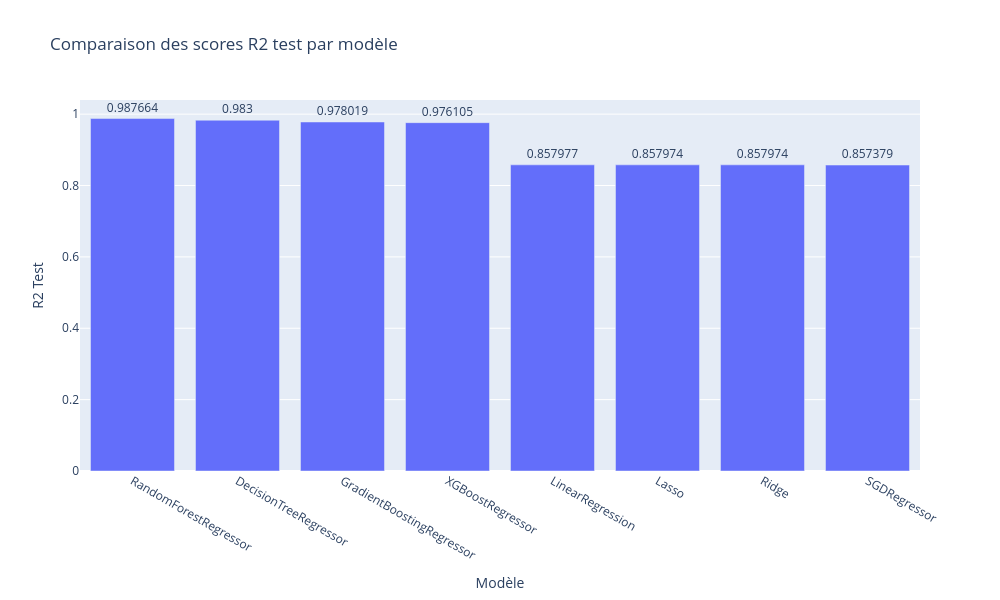

Source (notebook cell):
### Code cell
# Tri du DataFrame par R² test décroissant
resultats_concat_sorted = resultats_concat.sort_values(by='R2 test', ascending=False)

fig = go.Figure()

fig.add_trace(go.Bar(
    x=resultats_concat_sorted['Modèle'],
    y=resultats_concat_sorted['R2 test'],
    name='R2 Test',
    text=resultats_concat_sorted['R2 test'].round(6),
    textposition='outside'
))

fig.update_layout(
    title='Comparaison des scores R2 test par modèle',
    xaxis_title='Modèle',
    yaxis_title='R2 Test',
    height=600,
    width=1000
)

fig.show()

### Figure 1 — Plotly figure (JSON) as saved in the notebook; plotly's stock layout.template omitted (floating-point values rounded to 4 significant figures)
{"data": [{"name": "R2 Test", "text": [0.9877, 0.983, 0.978, 0.9761, 0.858, 0.858, 0.858, 0.8574], "textposition": "outside", "type": "bar", "x": ["RandomForestRegressor", "DecisionTreeRegressor", "GradientBoostingRegressor", "XGBoostRegressor", "LinearRegression", "Lasso", "Ridge", "SGDRegressor"], "y": [0.9877, 0.983, 0.978, 0.9761, 0.858, 0.858, 0.858, 0.8574]}], "layout": {"height": 600, "title": {"text": "Comparaison des scores R2 test par modèle"}, "width": 1000, "xaxis": {"title": {"text": "Modèle"}}, "yaxis": {"title": {"text": "R2 Test"}}}}
